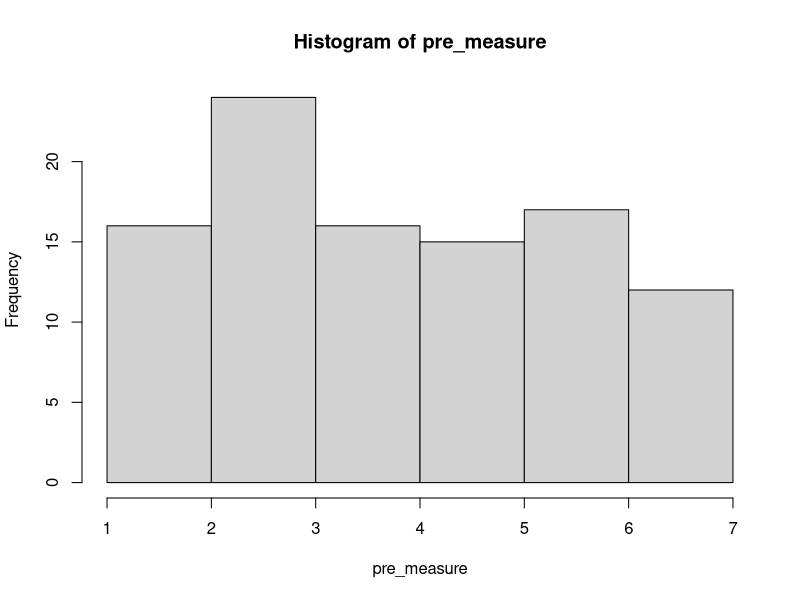
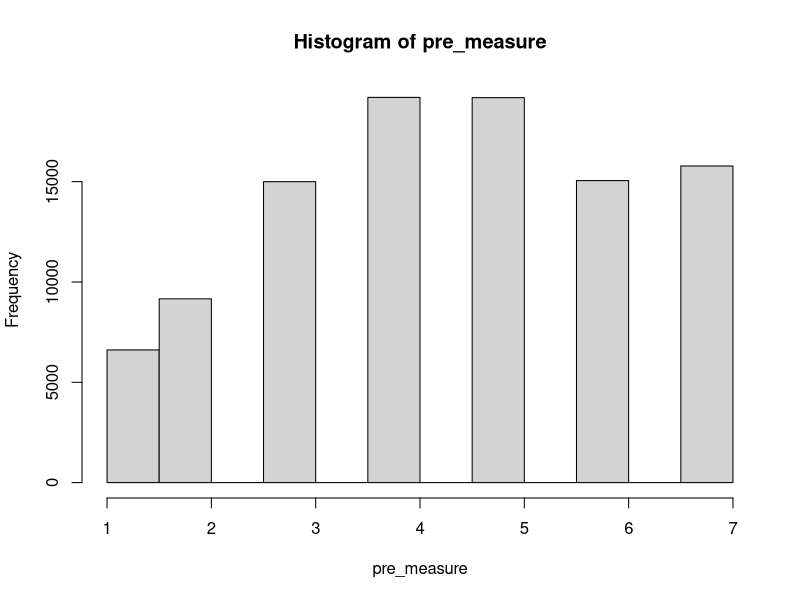
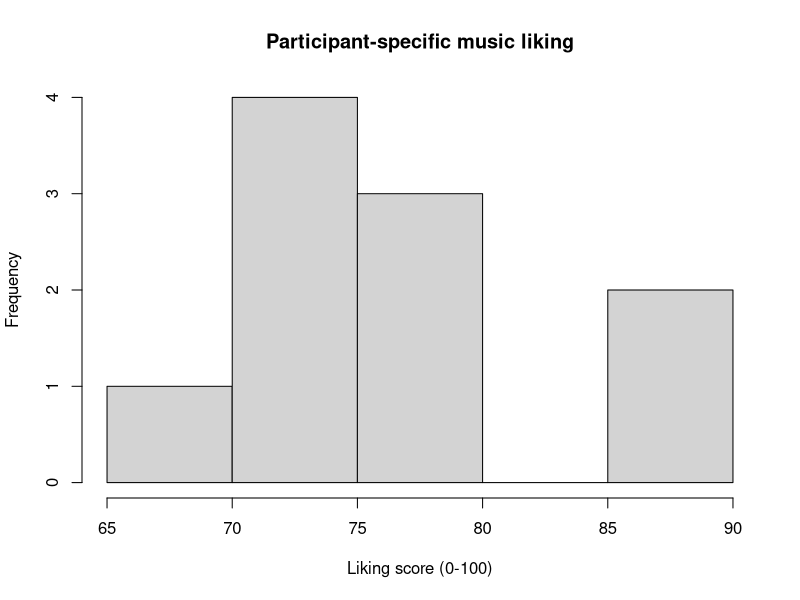

Here is the R script that generated these plots, in order:
## ---- chunk 1
knitr::opts_chunk$set(echo = TRUE)
## ---- chunk 2
set.seed(234)


n_participants <- 100

b0 <- 0.5
b1 <- 0.2
error <- rnorm(n_participants, 0, 1)

group <- rep(c(0, 1), each = n_participants / 2)

design_matrix <- data.frame(b0, b1, group, error)

View(design_matrix)
## ---- chunk 3
design_matrix$Y <- design_matrix$b0 + design_matrix$b1 * design_matrix$group + design_matrix$error
View(design_matrix)
## ---- chunk 4
t.test(design_matrix$Y ~ design_matrix$group, var.equal = TRUE)
## ---- chunk 5
summary(lm(Y ~ group, data = design_matrix))
## ---- chunk 6
set.seed(345)

n_participants <- 100
pre_measure <- floor(rnorm(n_participants, 5, 2))
pre_measure
pre_measure <- ifelse(pre_measure < 1, 1, pre_measure)
pre_measure <- ifelse(pre_measure > 7, 7, pre_measure)
hist(pre_measure)

error <- rnorm(n_participants, 0, 1)

group <- rep(c(0, 1), each = n_participants / 2)

design_matrix <- data.frame(pre_measure, group, error)
design_matrix$group_effect <- ifelse(design_matrix$group == 1, 0.7, 0.5)

design_matrix$Y <- design_matrix$pre_measure + design_matrix$group_effect + design_matrix$error
## ---- chunk 7
summary(lm(Y ~ pre_measure + group , data = design_matrix))
## ---- chunk 8
library(car)
ancova_model <- aov(Y ~ pre_measure + group, data = design_matrix)
Anova(ancova_model, type="III")

## ---- chunk 9
set.seed(345)

n_participants <- 100000
pre_measure <- floor(rnorm(n_participants, 5, 2))

pre_measure <- ifelse(pre_measure < 1, 1, pre_measure)
pre_measure <- ifelse(pre_measure > 7, 7, pre_measure)
hist(pre_measure)

# b1 <- 0.2
error <- rnorm(n_participants, 0, 1)

group <- rep(c(0, 1), each = n_participants / 2)

design_matrix <- data.frame(pre_measure, group, error)
design_matrix$group_effect <- ifelse(design_matrix$group == 1, 0.7, 0.5)

design_matrix$Y <- design_matrix$pre_measure + design_matrix$group_effect  + design_matrix$error
## ---- chunk 10
summary(lm(Y ~ pre_measure + group, data = design_matrix))
## ---- chunk 11
set.seed(123)
n_participants <- 100
b0 <- 0.5
b1 <- 0.2

p_values <- c()

for(i in 1:1000){

  n_participants <- 100

  error <- rnorm(n_participants, 0, 1)

  group <- rep(c(0, 1), each = n_participants / 2)

  design_matrix <- data.frame(b0, b1, group, error)

  design_matrix$Y <- design_matrix$b0 + design_matrix$b1 * design_matrix$group + design_matrix$error

  simulated_p_value <- t.test(design_matrix$Y ~ design_matrix$group, var.equal = TRUE)$p.value

  p_values <- c(p_values, simulated_p_value)

}

power <- sum(p_values < 0.05) / length(p_values)
print(power)
## ---- chunk 12
generate_design <- function(n_participants, n_genres, n_songs){
  
  
  design_matrix <- expand.grid(participant = 1:n_participants, genre = 1:n_genres, song = 1:n_songs) # adding song to expand.grid
  design_matrix$genre <- ifelse(design_matrix$genre ==1, "rock", "pop")
  design_matrix$song <- paste0(design_matrix$genre, "_", design_matrix$song) 
  return(design_matrix)
}
## ---- chunk 13
n_participants <- 10
n_genres <- 2
n_songs <- 20

song_data <- generate_design(n_participants = n_participants, n_genres = n_genres, n_songs = n_songs)
View(song_data)
## ---- chunk 14
b0 <- 75 # this is what we think the overall liking is across genres in the population
b1 <- 5 # this is the difference between rock and pop songs, meaning that people on average like rock songs 5 points more than pop songs

## ---- chunk 15
set.seed(123)

sd_u0 <- 7 # this is the standard deviation of the random intercepts
U0 <- rnorm(n_participants, 0, sd_u0) # this is the random intercept for each participant
print(U0)

hist(75+U0, main = "Participant-specific music liking", xlab = "Liking score (0-100)")
## ---- chunk 16
set.seed(123)

error <- rnorm(nrow(song_data), 0, 10) # this is the error term that we add to the data

song_data1 <- song_data

for(i in 1:nrow(song_data1)){
  song_data1$Y[i] <- b0 + b1 * ifelse(song_data1$genre[i] == "rock", 1, 0) + U0[song_data1$participant[i]] + error[i]
}
View(song_data1)
## ---- chunk 17
library(lme4)
song_model_1 <- lmer(Y ~ genre + (1|participant), data = song_data1)
summary(song_model_1)
## ---- chunk 18
set.seed(123)
sd_u0 <- 0.1 # this is the standard deviation of the random intercepts

U0 <- rnorm(n_participants, 0, sd_u0) # this is the random intercept for each participant

## ---- chunk 19
set.seed(123)
error <- rnorm(nrow(song_data), 0, 10) # this is the error term that we add to the data
song_data2 <- song_data
for(i in 1:nrow(song_data2)){
  song_data2$Y[i] <- b0 + b1 * ifelse(song_data2$genre[i] == "rock", 1, 0) + U0[song_data2$participant[i]] + error[i]
}
## ---- chunk 20
song_model_2 <- lmer(Y ~ genre + (1|participant), data = song_data2)
summary(song_model_2)
## ---- chunk 21
song_model_3 <- lm(Y ~ genre, data = song_data2)
summary(song_model_3)
## ---- chunk 22

song_model_4 <- lm(Y ~ genre, data = song_data1)
summary(song_model_4)
